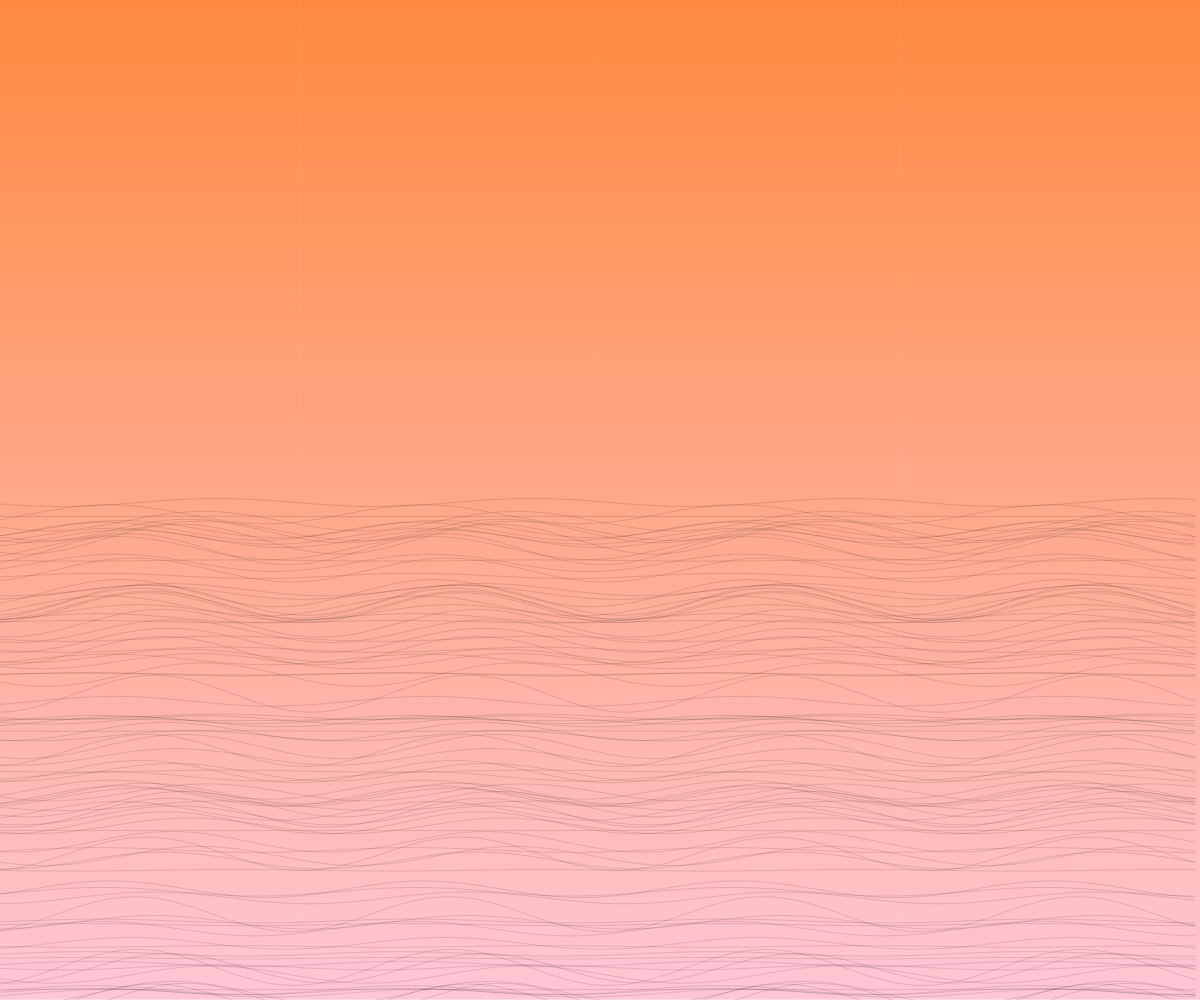
Frame 1 (no input)
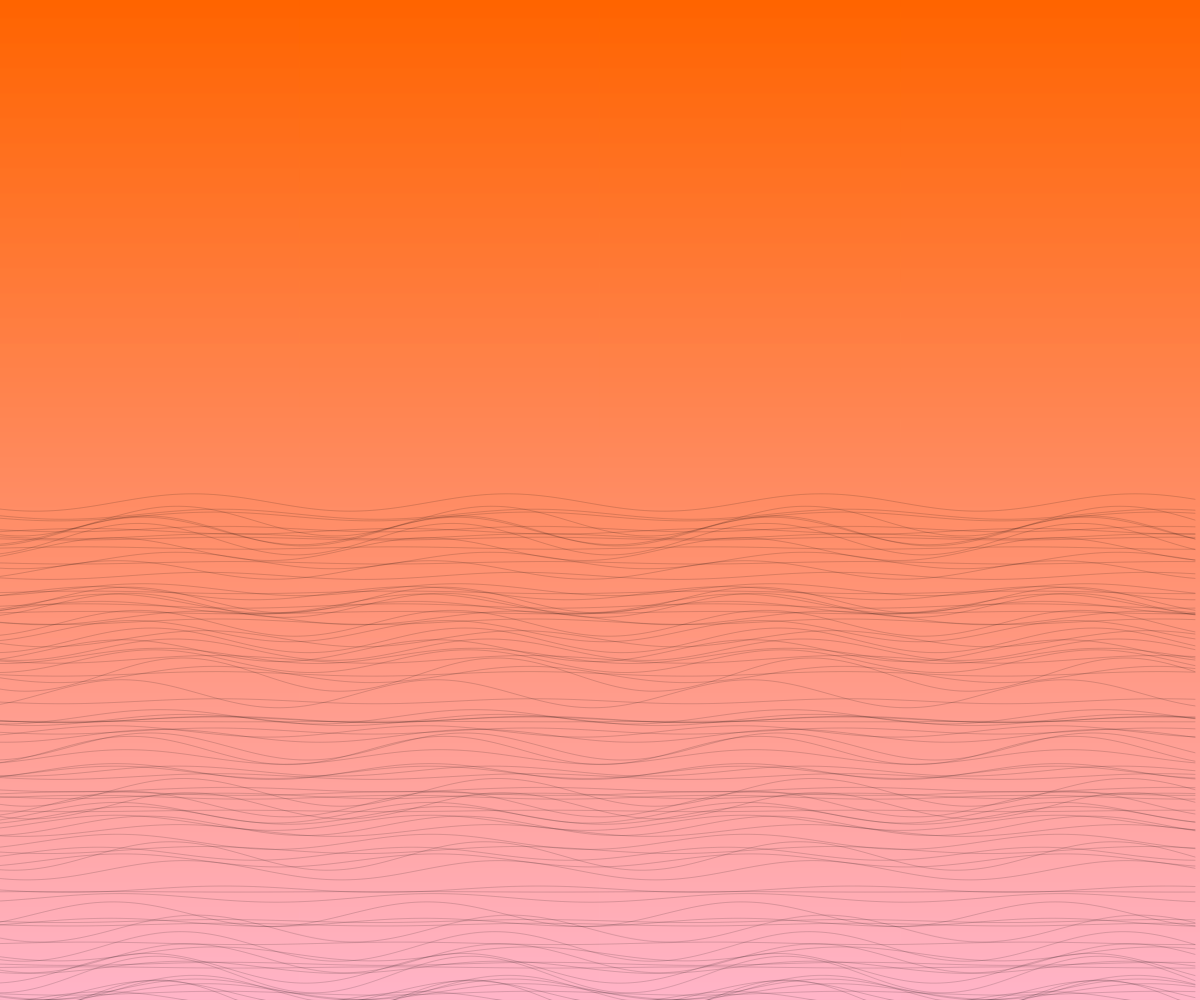
Frame 60 (no input)
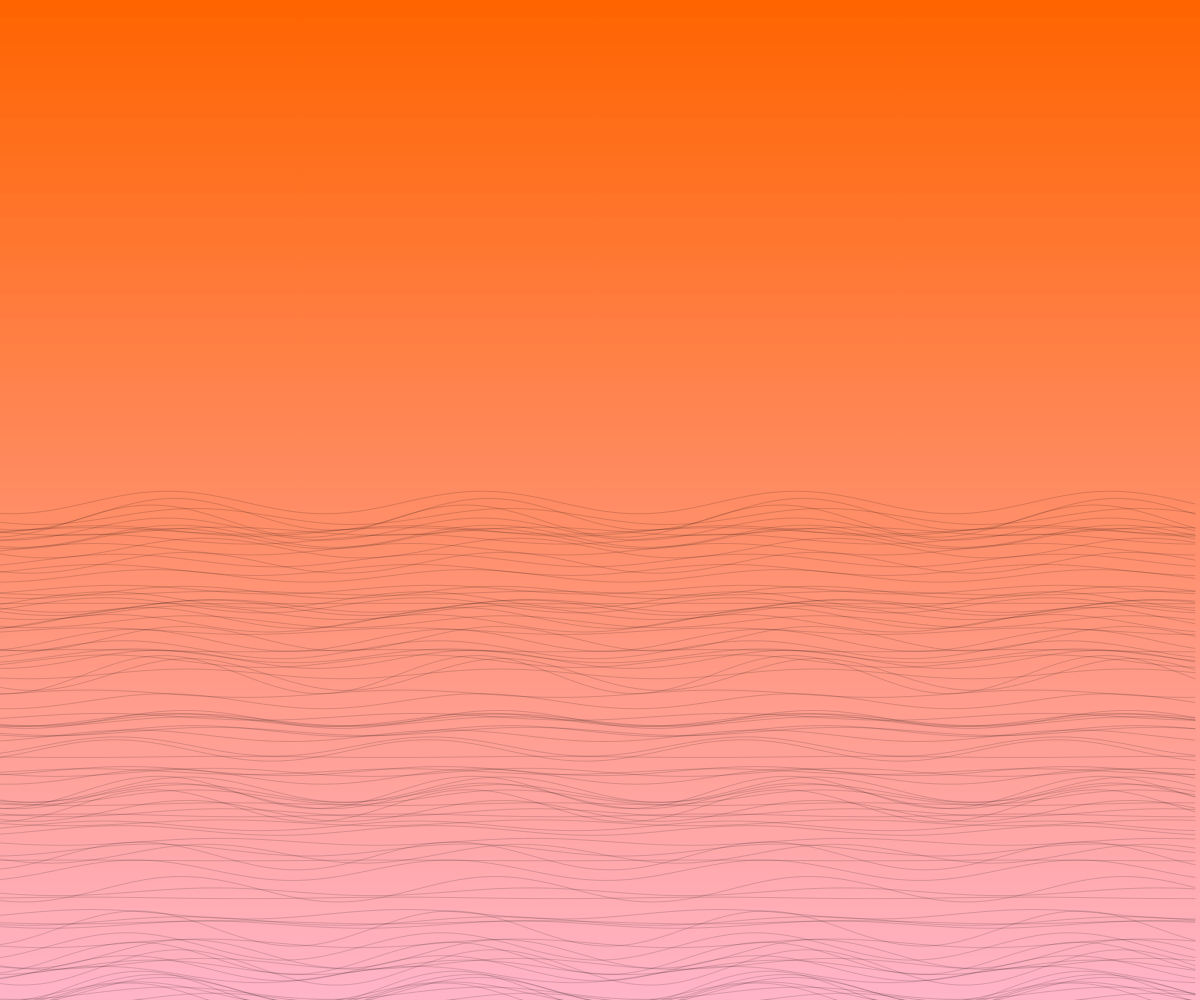
Frame 120 (the mouse pressed at the canvas centre since frame 60)

The p5.js sketch that drew these frames (run headless with seeded random() and noise() and a simulated clock; from frame 60 on, the mouse is pressed at the canvas centre):

// p5.js sketch
// ── sketch.js
let waves = [];
let boatX = 0;
let boatY = 0;
let boatSpeed = 0.2;

function setup() {
  createCanvas(windowWidth, windowHeight);
  // Initialize waves with random positions and heights
  for (let i = 0; i < 100; i++) {
    waves.push({
      x: random(width),
      y: random(height / 2, height),
      height: random(5, 20),
      speed: random(0.005, 0.02),
      phase: random(TWO_PI)
    });
  }
  // Set initial boat position
  boatX = width + 100;
  boatY = height * 0.6;
}

function draw() {
  // Draw gradient sky
  drawSkyGradient();
  
  // Draw waves
  drawWaves();
  
  // Draw boat
  drawBoat();
  
  // Update boat position
  boatX -= boatSpeed;
  if (boatX < -100) boatX = width + 100;
}

function drawSkyGradient() {
  // Create a gradient from deep orange at the horizon to pink at the top
  for (let y = 0; y < height; y++) {
    let inter = map(y, 0, height, 0, 1);
    let c = lerpColor(color(255, 100, 0), color(255, 180, 200), inter);
    stroke(c);
    line(0, y, width, y);
  }
}

function drawWaves() {
  // Draw dark ripples
  for (let i = 0; i < waves.length; i++) {
    let wave = waves[i];
    
    // Update wave phase
    wave.phase += wave.speed;
    
    // Calculate wave height with sine function
    let h = sin(wave.phase) * wave.height;
    
    // Draw ripple
    stroke(0, 30); // Very dark, semi-transparent
    noFill();
    beginShape();
    for (let x = 0; x < width; x += 5) {
      let y = wave.y + sin(x * 0.02 + wave.phase) * h;
      vertex(x, y);
    }
    endShape();
  }
}

function drawBoat() {
  // Draw sailboat silhouette
  fill(0);
  noStroke();
  
  // Boat hull
  ellipse(boatX, boatY, 60, 15);
  
  // Mast and sail
  stroke(0);
  line(boatX, boatY - 20, boatX, boatY - 50); // mast
  fill(240, 240, 240, 180); // Semi-transparent white sail
  triangle(boatX, boatY - 50, boatX + 30, boatY - 30, boatX, boatY - 20); // sail
}

function windowResized() {
  resizeCanvas(windowWidth, windowHeight);
}
